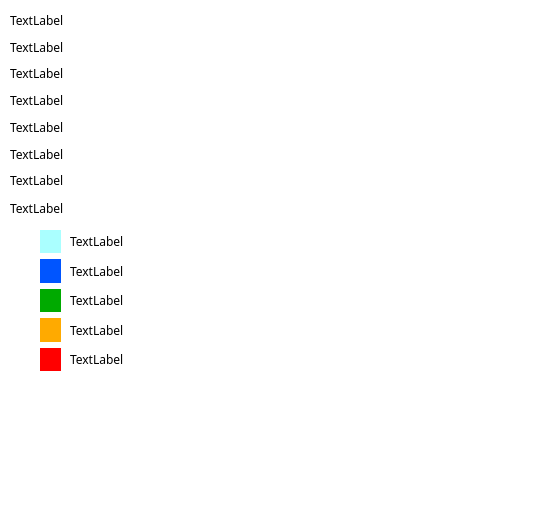
<?xml version="1.0" encoding="UTF-8"?>
<ui version="4.0">
 <class>helpdialog</class>
 <widget class="QDialog" name="helpdialog">
  <property name="geometry">
   <rect>
    <x>0</x>
    <y>0</y>
    <width>549</width>
    <height>510</height>
   </rect>
  </property>
  <property name="windowTitle">
   <string>帮助</string>
  </property>
  <property name="windowIcon">
   <iconset resource="icons.qrc">
    <normaloff>:/icons/icons/help.png</normaloff>:/icons/icons/help.png</iconset>
  </property>
  <widget class="QLabel" name="label">
   <property name="geometry">
    <rect>
     <x>-10</x>
     <y>-30</y>
     <width>581</width>
     <height>551</height>
    </rect>
   </property>
   <property name="font">
    <font>
     <family>宋体</family>
     <pointsize>10</pointsize>
    </font>
   </property>
   <property name="styleSheet">
    <string notr="true">background-color: rgb(255, 255, 255);</string>
   </property>
   <property name="text">
    <string/>
   </property>
  </widget>
  <widget class="QLabel" name="label_19">
   <property name="geometry">
    <rect>
     <x>10</x>
     <y>200</y>
     <width>309</width>
     <height>17</height>
    </rect>
   </property>
   <property name="font">
    <font>
     <family>黑体</family>
     <pointsize>9</pointsize>
     <weight>50</weight>
     <bold>false</bold>
    </font>
   </property>
   <property name="text">
    <string>TextLabel</string>
   </property>
  </widget>
  <widget class="QWidget" name="">
   <property name="geometry">
    <rect>
     <x>40</x>
     <y>230</y>
     <width>21</width>
     <height>141</height>
    </rect>
   </property>
   <layout class="QVBoxLayout" name="verticalLayout">
    <item>
     <widget class="QLabel" name="label_2">
      <property name="styleSheet">
       <string notr="true">background-color: rgb(170, 255, 255);</string>
      </property>
      <property name="text">
       <string/>
      </property>
     </widget>
    </item>
    <item>
     <widget class="QLabel" name="label_3">
      <property name="styleSheet">
       <string notr="true">background-color: rgb(0, 85, 255);</string>
      </property>
      <property name="text">
       <string/>
      </property>
     </widget>
    </item>
    <item>
     <widget class="QLabel" name="label_4">
      <property name="styleSheet">
       <string notr="true">background-color: rgb(0, 170, 0);</string>
      </property>
      <property name="text">
       <string/>
      </property>
     </widget>
    </item>
    <item>
     <widget class="QLabel" name="label_5">
      <property name="styleSheet">
       <string notr="true">background-color: rgb(255, 170, 0);</string>
      </property>
      <property name="text">
       <string/>
      </property>
     </widget>
    </item>
    <item>
     <widget class="QLabel" name="label_6">
      <property name="styleSheet">
       <string notr="true">background-color: rgb(255, 0, 0);</string>
      </property>
      <property name="text">
       <string/>
      </property>
     </widget>
    </item>
   </layout>
  </widget>
  <widget class="QWidget" name="">
   <property name="geometry">
    <rect>
     <x>70</x>
     <y>230</y>
     <width>131</width>
     <height>141</height>
    </rect>
   </property>
   <layout class="QVBoxLayout" name="verticalLayout_2">
    <item>
     <widget class="QLabel" name="label_12">
      <property name="font">
       <font>
        <family>黑体</family>
       </font>
      </property>
      <property name="text">
       <string>TextLabel</string>
      </property>
     </widget>
    </item>
    <item>
     <widget class="QLabel" name="label_13">
      <property name="font">
       <font>
        <family>黑体</family>
       </font>
      </property>
      <property name="text">
       <string>TextLabel</string>
      </property>
     </widget>
    </item>
    <item>
     <widget class="QLabel" name="label_14">
      <property name="font">
       <font>
        <family>黑体</family>
       </font>
      </property>
      <property name="text">
       <string>TextLabel</string>
      </property>
     </widget>
    </item>
    <item>
     <widget class="QLabel" name="label_15">
      <property name="font">
       <font>
        <family>黑体</family>
       </font>
      </property>
      <property name="text">
       <string>TextLabel</string>
      </property>
     </widget>
    </item>
    <item>
     <widget class="QLabel" name="label_16">
      <property name="font">
       <font>
        <family>黑体</family>
       </font>
      </property>
      <property name="text">
       <string>TextLabel</string>
      </property>
     </widget>
    </item>
   </layout>
  </widget>
  <widget class="QWidget" name="">
   <property name="geometry">
    <rect>
     <x>10</x>
     <y>10</y>
     <width>311</width>
     <height>181</height>
    </rect>
   </property>
   <layout class="QVBoxLayout" name="verticalLayout_3">
    <item>
     <widget class="QLabel" name="label_17">
      <property name="font">
       <font>
        <family>黑体</family>
        <pointsize>9</pointsize>
       </font>
      </property>
      <property name="text">
       <string>TextLabel</string>
      </property>
     </widget>
    </item>
    <item>
     <widget class="QLabel" name="label_18">
      <property name="font">
       <font>
        <family>黑体</family>
        <pointsize>9</pointsize>
        <weight>50</weight>
        <bold>false</bold>
       </font>
      </property>
      <property name="text">
       <string>TextLabel</string>
      </property>
     </widget>
    </item>
    <item>
     <widget class="QLabel" name="label_7">
      <property name="font">
       <font>
        <family>黑体</family>
       </font>
      </property>
      <property name="text">
       <string>TextLabel</string>
      </property>
     </widget>
    </item>
    <item>
     <widget class="QLabel" name="label_8">
      <property name="font">
       <font>
        <family>黑体</family>
       </font>
      </property>
      <property name="text">
       <string>TextLabel</string>
      </property>
     </widget>
    </item>
    <item>
     <widget class="QLabel" name="label_9">
      <property name="font">
       <font>
        <family>黑体</family>
       </font>
      </property>
      <property name="text">
       <string>TextLabel</string>
      </property>
     </widget>
    </item>
    <item>
     <widget class="QLabel" name="label_10">
      <property name="font">
       <font>
        <family>黑体</family>
       </font>
      </property>
      <property name="text">
       <string>TextLabel</string>
      </property>
     </widget>
    </item>
    <item>
     <widget class="QLabel" name="label_11">
      <property name="font">
       <font>
        <family>黑体</family>
       </font>
      </property>
      <property name="text">
       <string>TextLabel</string>
      </property>
     </widget>
    </item>
   </layout>
  </widget>
 </widget>
 <resources>
  <include location="icons.qrc"/>
 </resources>
 <connections/>
</ui>
